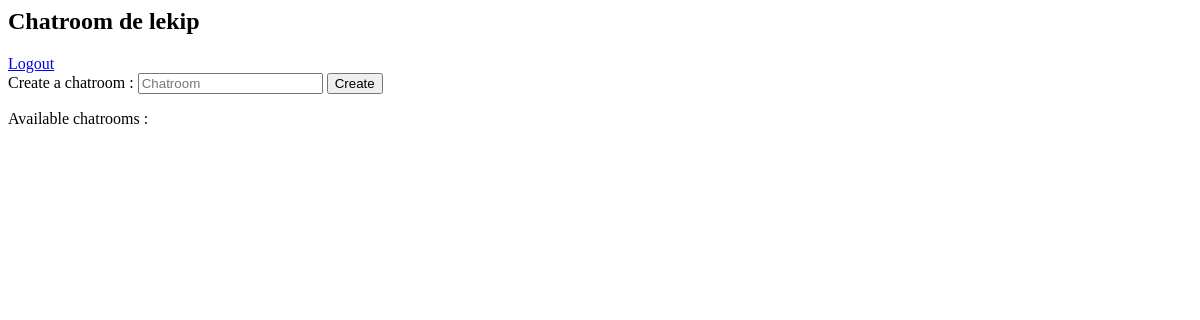
Page / (signed in) on the earlier database version.
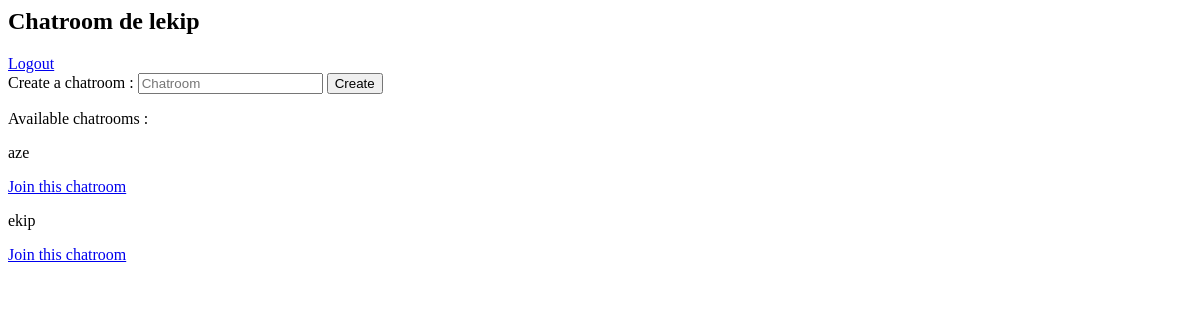
Same page on the later database version.
### chatroom/models.py (models this page shows)
class Room(models.Model):
    roomName=models.CharField(max_length=50)
    def __str__(self):
        return self.roomName

### chatroom/views.py (the view, shortened to what this page needs)
# urls.py: path('',views.home),
@login_required(login_url='login') # l'utilisateur ne peut accéder à home s'il n'est pas connecté
def home(request):
    allRooms=Room.objects.all()
    return render(request,'chatroom/home.html',{'allRooms': allRooms})

### chatroom/templates/chatroom/home.html (shortened to what this page needs)
<h2>Chatroom de lekip</h2>
<a href="{% url 'logout' %}">Logout</a>
<form method="POST" action="">
    <label>Create a chatroom :</label>
    <input type="text" placeholder="Chatroom" name="room-Name">
    <input type="submit" value="Create">
</form>
<p>Available chatrooms : </p>
{% for rooms in allRooms %}
    <p>{{rooms}}</p>
    <p><a href="{% url 'room' rooms.roomName %}">Join this chatroom</a></p>
{% endfor %}

Differences in the rows shown:
added Room: roomName "aze"
added Room: roomName "ekip"
